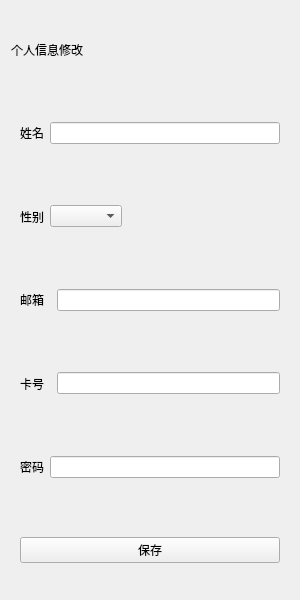
<?xml version="1.0" encoding="UTF-8"?>
<ui version="4.0">
 <class>Re_account</class>
 <widget class="QWidget" name="Re_account">
  <property name="geometry">
   <rect>
    <x>0</x>
    <y>0</y>
    <width>300</width>
    <height>600</height>
   </rect>
  </property>
  <property name="windowTitle">
   <string>Form</string>
  </property>
  <layout class="QGridLayout" name="gridLayout_2">
   <item row="2" column="0">
    <widget class="QWidget" name="widget_5" native="true">
     <layout class="QHBoxLayout" name="horizontalLayout_5">
      <item>
       <widget class="QLabel" name="label_4">
        <property name="text">
         <string>性别</string>
        </property>
       </widget>
      </item>
      <item>
       <widget class="QComboBox" name="comboBox"/>
      </item>
      <item>
       <spacer name="horizontalSpacer">
        <property name="orientation">
         <enum>Qt::Horizontal</enum>
        </property>
        <property name="sizeHint" stdset="0">
         <size>
          <width>40</width>
          <height>20</height>
         </size>
        </property>
       </spacer>
      </item>
     </layout>
    </widget>
   </item>
   <item row="1" column="0">
    <widget class="QWidget" name="widget_2" native="true">
     <layout class="QHBoxLayout" name="horizontalLayout_2">
      <item>
       <widget class="QLabel" name="label_3">
        <property name="text">
         <string>姓名</string>
        </property>
       </widget>
      </item>
      <item>
       <widget class="QLineEdit" name="lineEdit_1"/>
      </item>
     </layout>
    </widget>
   </item>
   <item row="7" column="0">
    <widget class="QWidget" name="widget_7" native="true">
     <layout class="QHBoxLayout" name="horizontalLayout_7">
      <item>
       <widget class="QPushButton" name="btn_save">
        <property name="text">
         <string>保存</string>
        </property>
       </widget>
      </item>
     </layout>
    </widget>
   </item>
   <item row="0" column="0">
    <widget class="QLabel" name="label">
     <property name="text">
      <string>个人信息修改</string>
     </property>
    </widget>
   </item>
   <item row="5" column="0">
    <widget class="QWidget" name="widget_4" native="true">
     <layout class="QHBoxLayout" name="horizontalLayout_4">
      <item>
       <widget class="QLabel" name="label_6">
        <property name="text">
         <string>密码</string>
        </property>
       </widget>
      </item>
      <item>
       <widget class="QLineEdit" name="lineEdit_4"/>
      </item>
     </layout>
    </widget>
   </item>
   <item row="3" column="0">
    <widget class="QWidget" name="widget" native="true">
     <layout class="QGridLayout" name="gridLayout">
      <item row="0" column="0">
       <widget class="QLabel" name="label_2">
        <property name="text">
         <string>邮箱  </string>
        </property>
       </widget>
      </item>
      <item row="0" column="1">
       <widget class="QLineEdit" name="lineEdit_2"/>
      </item>
     </layout>
    </widget>
   </item>
   <item row="4" column="0">
    <widget class="QWidget" name="widget_6" native="true">
     <layout class="QHBoxLayout" name="horizontalLayout_6">
      <item>
       <widget class="QLabel" name="label_7">
        <property name="text">
         <string>卡号  </string>
        </property>
       </widget>
      </item>
      <item>
       <widget class="QLineEdit" name="lineEdit_3"/>
      </item>
     </layout>
    </widget>
   </item>
  </layout>
 </widget>
 <resources/>
 <connections/>
</ui>
